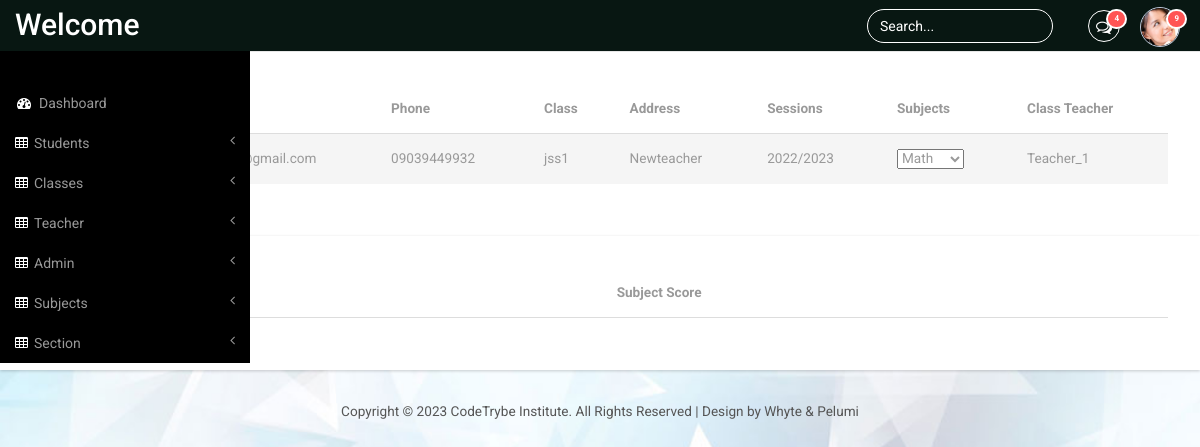
The app's page /view_student/9/ with its own data.
### panel/models.py (models this page shows, shortened)
class Student(models.Model):
    user = models.OneToOneField(User, on_delete=models.CASCADE)
    phone_number = models.CharField(max_length=20,default="+234-")
    email = models.EmailField(max_length=50)
    address = models.CharField(max_length=50,default="Default address")
    dob = models.DateField(null=True,blank=True)
    std_class = models.ForeignKey(StdClass, on_delete=models.CASCADE, default=None)
    gender = models.CharField(max_length=10, default='NULL')
    role = models.CharField(max_length=20,default="student")

class StdClass(models.Model):
    name = models.CharField(max_length=40)
    subject = models.ManyToManyField(Subject,related_name="classes")
    class_teacher = models.ForeignKey(
        Teacher,
        on_delete=models.SET_NULL,
        null=True,
        blank=True
    )
    session = models.ForeignKey(Session, on_delete=models.CASCADE,default=None)
    def __str__(self):
        return self.name

class Session(models.Model):
    Year = models.CharField(max_length=50)
    Term = models.CharField(max_length=50,default=None)
    def __str__(self):
        return self.Year

class Teacher(models.Model):
    user = models.OneToOneField(User, on_delete=models.CASCADE)
    phone_number = models.CharField(max_length=20,default="+234-")
    email = models.EmailField(max_length=50)
    address = models.CharField(max_length=50,default="Default address")
    gender = models.CharField(max_length=40,default="male")
    role = models.CharField(max_length=20,default="teacher")
    def __str__(self):
        return self.user.username

### panel/views.py (the view)
# urls.py: path('view_student/<int:id>/',views.view_student, name='panel-view-student'),
def view_student(request, id):
    user = get_object_or_404(Student, id=id)
    stdClass = StdClass.objects.filter(name=user.std_class).first()
    class_subjects = stdClass.subject.all()
    class_session = stdClass.session
    context = {'user': user, 'stdClass': stdClass, 'class_subjects': class_subjects, 'class_session': class_session}
    return render(request, 'panel/v_std.html', context)

### panel/models.py (called while the page is built)
    def __str__(self):
        return self.name

### panel/templates/panel/v_std.html
{% extends "panel/base.html"%}
{% block content%}
<div class="container_bottom">
    <div class="col-mid-8 span_3">
        <div class="bs-example1" data-example-id="contextual-table">
            <table class="table">
                <thead>
                    <tr>
                        <th>Name</th>
                        <th>Email</th>
                        <th>Phone</th>
                        <th>Class</th>
                        <th>Address</th>
                        <th>Sessions</th>
                        <th>Subjects</th>
                        <th>Class Teacher</th>
                    </tr>
                </thead>
                <tbody>
                    <tr>
                        <tr class="active">
                        <td>{{ user.user }}</td>
                        <td>{{ user.email }}</td>
                        <td>{{ user.phone_number }}</td>
                        <td>{{ user.std_class }}</td>
                        <td>{{ user.address }}</td>
                        <td>{{ class_session }}</td>
                        <td>
                            <select>
                                {% for subject in class_subjects %}
                                <option>{{ subject }}</option>
                                {% endfor %}
                            </select>
                        </td>
                        <td>{{ stdClass.class_teacher }}</td>
                    </tr>
                </tbody>
            </table>
        </div>
    </div>
</div>
<div class="container_bottom">
    <div class="col-mid-8 span_3">
        <div class="bs-example1" data-example-id="contextual-table">
            <table class="table">
                <thead>
                    <tr>
                        <th>Subject Name</th>
                        <th>Subject Score</th>
                        </tr>
                </thead>
            </table>
        </div>
    </div>
</div>
{% endblock %}

### panel/static/panel/style2.css (style rules this page uses)
html, body { font-family: 'Roboto', sans-serif; font-size: 100%; background:#000; overflow-x: hidden; }
.span_3 { padding:0; }
.map_container, #chart, .span_6, .col_2, .weather_list, .cal1, .skills-info, .stats-info, .r3_counter_box, .activity_box, .bs-example1, .cloud, .copy { -ms-box-shadow: 0 1px 3px 0px rgba(0, 0, 0, 0.2); -o-box-shadow: 0 1px 3px 0px rgba(0, 0, 0, 0.2); -moz-box-shadow: 0 1px 3px 0px rgba(0, 0, 0, 0.2); -webkit-box-shadow: 0 1px 3px 0px rgba(0, 0, 0, 0.2); box-shadow: 0 1px 3px 0px rgba(0, 0, 0, 0.2); }
.table > thead > tr > th, .table > tbody > tr > th, .table > tfoot > tr > th, .table > thead > tr > td, .table > tbody > tr > td, .table > tfoot > tr > td { border-top: none !important; }
.bs-example1 { background:#fff; padding:2em; }
.table > thead > tr > th, .table > tbody > tr > th, .table > tfoot > tr > th, .table > thead > tr > td, .table > tbody > tr > td, .table > tfoot > tr > td { font-size: 0.85em; color: #999; }
.table td, .table>tbody>tr>td, .table>tbody>tr>th, .table>tfoot>tr>td, .table>tfoot>tr>th, .table>thead>tr>td, .table>thead>tr>th { padding:15px !important; }
.table > thead > tr > th { border-bottom: 1px solid #ddd !important; }
body#login { background: url(../images/bg.jpg)no-repeat; background-size:cover; -webkit-background-size:cover; -moz-background-size:cover; -o-background-size:cover; -ms-background-size:cover; height: 100vh; display: flex; flex-direction: column; }

### records on screen
Student: email "foar@gmail.com", phone_number "09039449932", std_class "jss1", address "Newteacher"
Session: Year "2022/2023"
StdClass: class_teacher "Teacher_1"

### other values on screen
form field value "Math"
